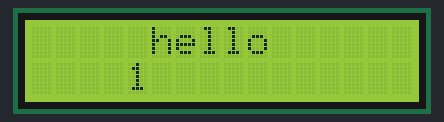
Bench run of a sketch on a simulated Arduino Uno, built with avr-gcc and run on an emulated ATmega328P. On the bench: 16×2 character LCD.

Above: at 0.1 s.
At 4.6 s:
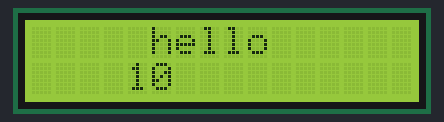
At 9.6 s:
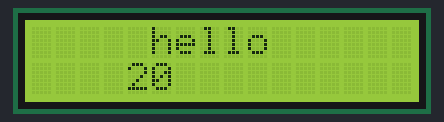
At 19.7 s:
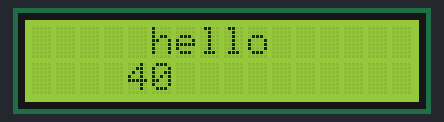
At 29.2 s:
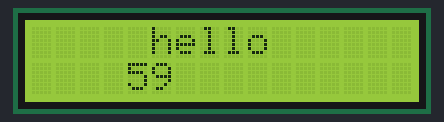
At 39.2 s:
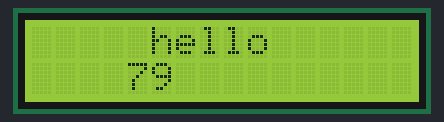

The sketch:

_8_LCD.ino
```cpp
#include <LiquidCrystal.h>
//ground 1,5,16
//power 5v 2,15
//pot 3
int i=1;
LiquidCrystal lcd(12, 11, 5, 4, 3, 2);
//                rs  en  d4 d5 d6 d7
void setup() {
  // set up the LCD's number of columns and rows:
  lcd.begin(16, 2);
  // Print a message to the LCD.
  Serial.begin(9600);
}

void loop()
{
  lcd.setCursor(5,0);
  lcd.print("hello");
  lcd.setCursor(4,1);
  lcd.print(i);
  delay(500);
  i++;
}
```

Measured:
- what the display in image 1 shows lasts 0.5 s, from 4.6 s to 5.1 s
